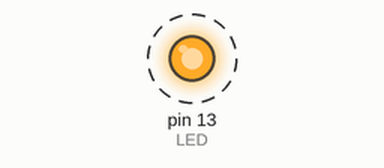
The sketch below on a simulated Arduino Uno, built with avr-gcc and run on an emulated ATmega328P. Parts: output pins drawn as LEDs (lit = HIGH). Dashed ring = blinking.

Above: at 0.5 s.
Timing chart, 0 to 4.6 s (numbered marks = the images above):
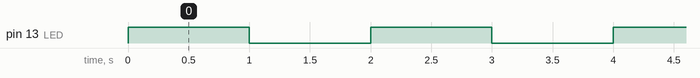

The sketch:

Blink.ino
```cpp
int LED = 13;

void setup() {
  // put your setup code here, to run once:
  Serial.begin(9600);
  pinMode(LED, OUTPUT);
}

void loop() {
  // put your main code here, to run repeatedly:
  digitalWrite(LED, HIGH);
  delay(1000);
  digitalWrite(LED, LOW);
  delay(1000);
}
```

Measured:
- by itself, pin 13 (LED): alternates HIGH for 1.0 s and LOW for 1.0 s
